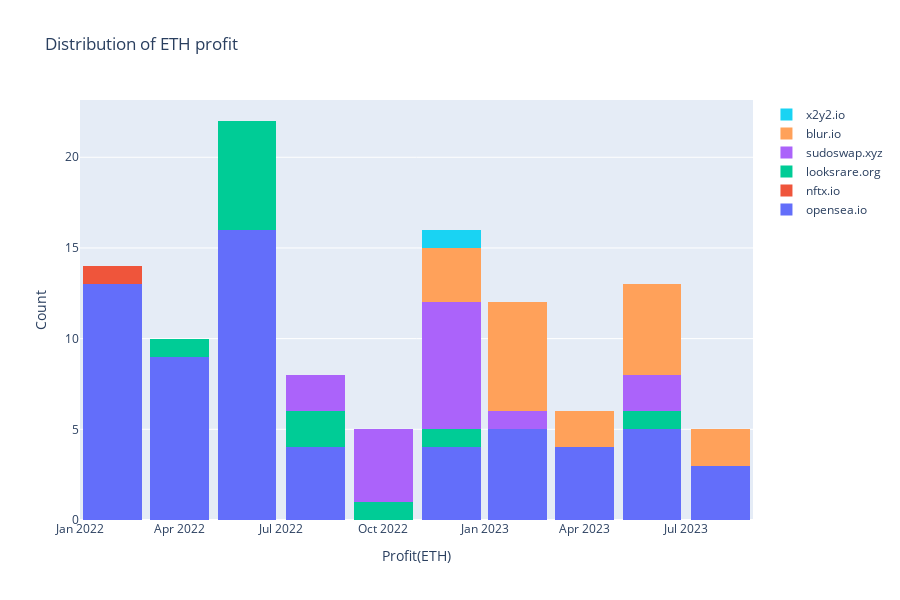

Notebook source saved alongside this figure:
### Code cell
fig = go.Figure()
for i in bots['orderSource'].unique():
    fig.add_trace(go.Histogram(x=bots[bots['orderSource']== i]['timestamp'],nbinsx= 10, name= i ))
fig.update_layout(title_text = "Distribution of ETH profit", 
                  width =900, height = 600, bargap= 0.1,
                  xaxis_title_text='Profit(ETH)', yaxis_title_text='Count',
                  barmode = 'stack'
                  )
fig.show()
